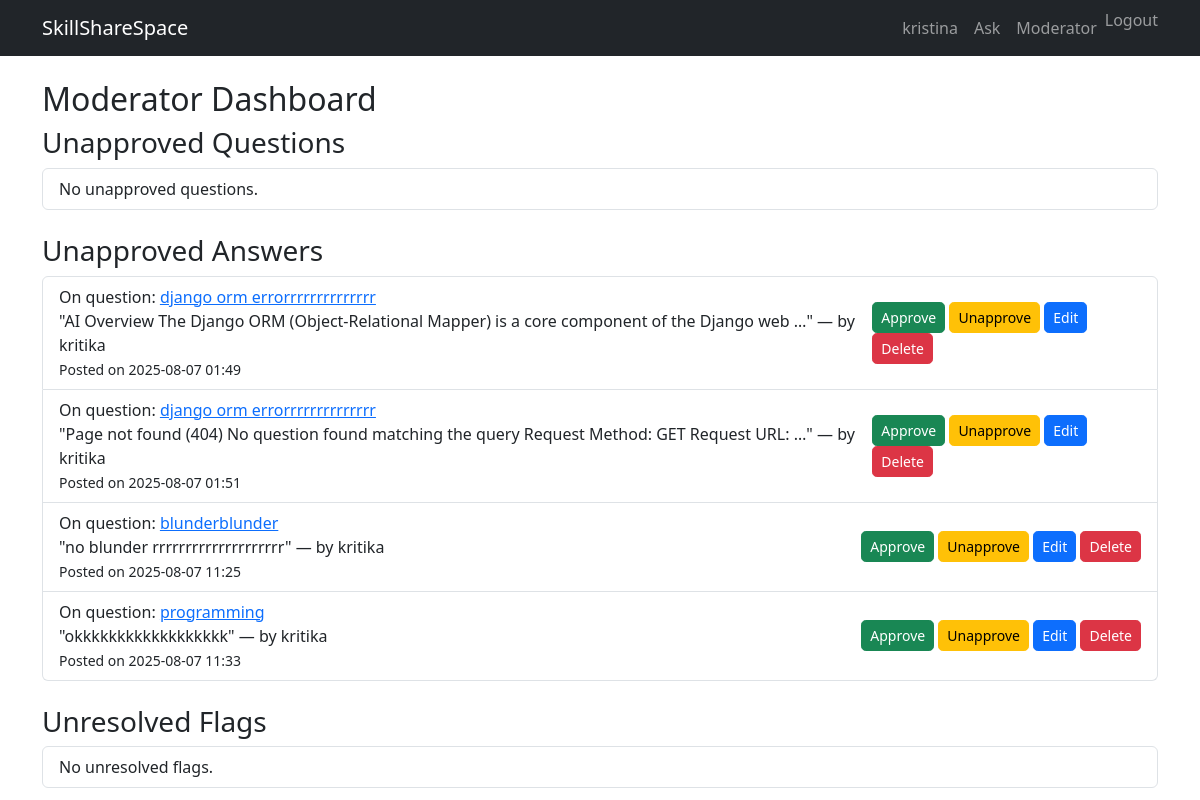
Page /moderator/ (signed in) on the earlier database version.
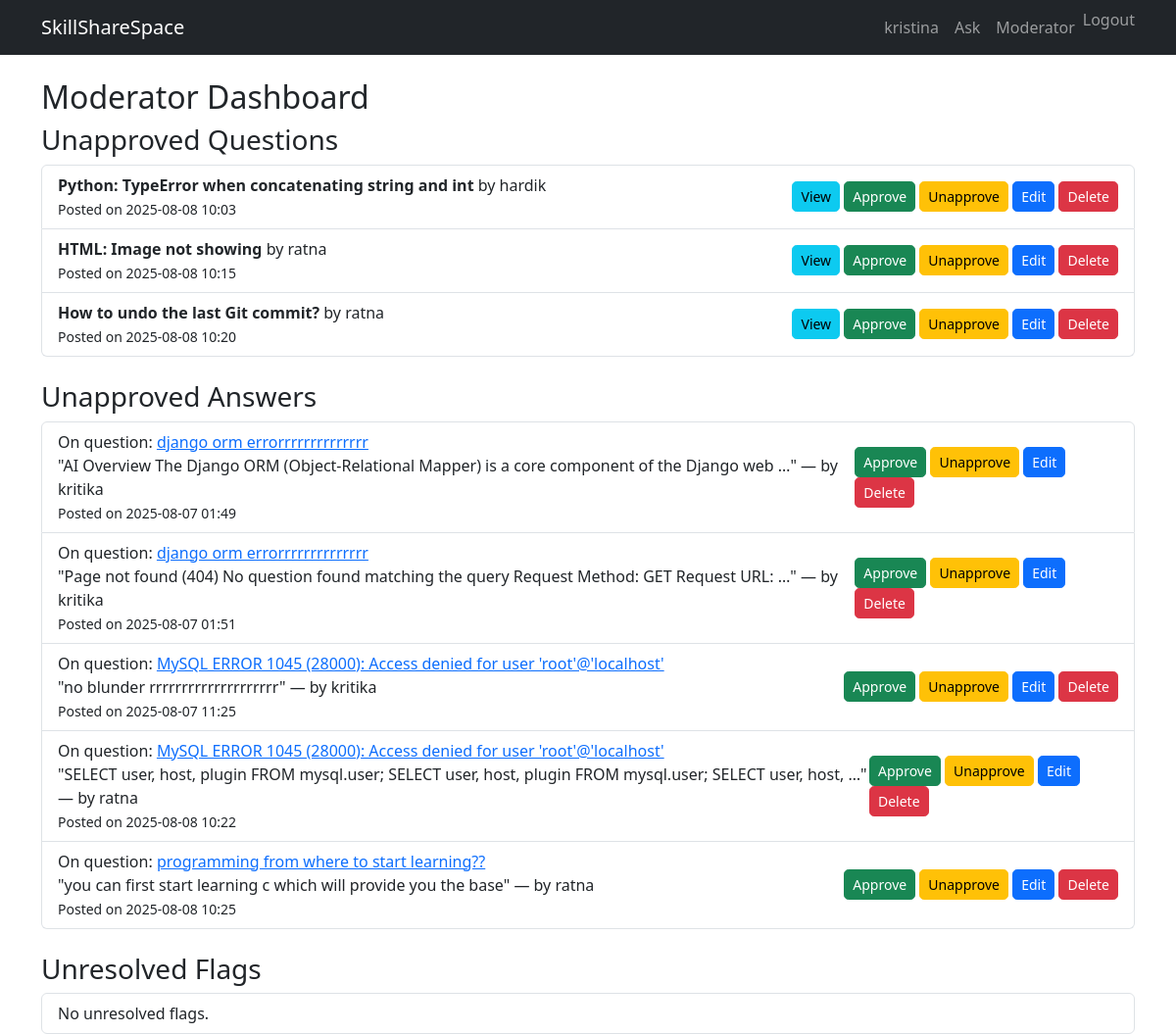
Same page on the later database version.
### skillsharespace_app/models.py (models this page shows, shortened)
class Answer(models.Model):
    question = models.ForeignKey(Question, related_name='answers', on_delete=models.CASCADE)
    body = models.TextField()
    author = models.ForeignKey(User, on_delete=models.CASCADE)
    created_at = models.DateTimeField(default=timezone.now)
    approved = models.BooleanField(default=False)

class Question(models.Model):
    title = models.CharField(max_length=255)
    body = models.TextField()
    created_at = models.DateTimeField(default=timezone.now)
    updated_at = models.DateTimeField(auto_now=True)
    author = models.ForeignKey(User, on_delete=models.CASCADE)
    approved = models.BooleanField(default=False)
    views = models.PositiveIntegerField(default=0)

### skillsharespace_app/views.py (the view)
# urls.py: path('moderator/', views.ModeratorDashboardView.as_view(), name='mod-dashboard'),
class ModeratorDashboardView(LoginRequiredMixin, UserPassesTestMixin, TemplateView):
    template_name = 'moderator/dashboard.html'
    def test_func(self):
        return self.request.user.is_staff
    def get_context_data(self, **kwargs):
        context = super().get_context_data(**kwargs)
        context['unapproved_questions'] = Question.objects.filter(approved=False)
        context['unapproved_answers'] = Answer.objects.filter(approved=False)
        context['unresolved_flags'] = Flag.objects.filter(resolved=False)
        return context

### templates/moderator/dashboard.html (shortened to what this page needs)
{% extends "qa/base.html" %}
{% block content %}
<h2>Moderator Dashboard</h2>
<h3>Unapproved Questions</h3>
<ul class="list-group mb-4">
    {% for question in unapproved_questions %}
    <li class="list-group-item d-flex justify-content-between align-items-center">
        <div>
            <strong>{{ question.title }}</strong> by {{ question.author.username }}
            <br>
            <small>Posted on {{ question.created_at|date:"Y-m-d H:i" }}</small>
        </div>
        <div>
            <a href="{% url 'question-detail' question.pk %}" class="btn btn-sm btn-info">View</a>
            <a href="{% url 'approve-question' question.pk %}" class="btn btn-sm btn-success">Approve</a>
            <a href="{% url 'unapprove-question' question.pk %}" class="btn btn-sm btn-warning">Unapprove</a>
            <a href="{% url 'moderator-question-edit' question.pk %}" class="btn btn-sm btn-primary">Edit</a>
            <a href="{% url 'question-delete' question.pk %}" class="btn btn-sm btn-danger">Delete</a>
        </div>
    </li>
    {% empty %}
    <li class="list-group-item">No unapproved questions.</li>
    {% endfor %}
</ul>
<h3>Unapproved Answers</h3>
<ul class="list-group mb-4">
    {% for answer in unapproved_answers %}
    <li class="list-group-item d-flex justify-content-between align-items-center">
        <div>
            On question: <a href="{% url 'question-detail' answer.question.pk %}">{{ answer.question.title }}</a><br>
            "{{ answer.body|truncatewords:15 }}" — by {{ answer.author.username }}<br>
            <small>Posted on {{ answer.created_at|date:"Y-m-d H:i" }}</small>
        </div>
        <div>
            <a href="{% url 'approve-answer' answer.pk %}" class="btn btn-sm btn-success">Approve</a>
            <a href="{% url 'unapprove-answer' answer.pk %}" class="btn btn-sm btn-warning">Unapprove</a>
            <a href="{% url 'moderator-answer-edit' answer.pk %}" class="btn btn-sm btn-primary">Edit</a>
            <a href="{% url 'moderator-answer-delete' answer.pk %}" class="btn btn-sm btn-danger">Delete</a>
        </div>
    </li>
    {% empty %}
    <li class="list-group-item">No unapproved answers.</li>
    {% endfor %}
</ul>
<h3>Unresolved Flags</h3>
<ul class="list-group">
    {% for flag in unresolved_flags %}
    <li class="list-group-item d-flex justify-content-between align-items-center">
        <div>
            Flagged: {{ flag.content_object }}<br>
            Reason: {{ flag.reason }}<br>
            <small>Flagged at {{ flag.created_at|date:"Y-m-d H:i" }}</small>
        </div>
        <div>
            {% if flag.content_type.model == "question" %}
                <a href="{% url 'question-detail' flag.object_id %}" class="btn btn-sm btn-info">View Question</a>
            {% elif flag.content_type.model == "answer" %}
                <a href="{% url 'question-detail' flag.content_object.question.pk %}" class="btn btn-sm btn-info">View Related Question</a>
            {% endif %}
            <a href="{% url 'resolve-flag' flag.id %}" class="btn btn-sm btn-success">Resolve Flag</a>
            <a href="{% url 'dismiss-flag' flag.id %}"class="btn btn-sm btn-warning">Dismiss</a>
        </div>
    </li>
    {% empty %}
    <li class="list-group-item">No unresolved flags.</li>
    {% endfor %}
</ul>
{% endblock %}

Differences in the rows shown:
removed Answer: question "programming", body "okkkkkkkkkkkkkkkkkk", author.username "kritika", created_at "2025-08-07 11:33"
added Question: title "Python: TypeError when concatenating string and int", author.username "hardik", created_at "2025-08-08 10:03"
added Question: title "HTML: Image not showing", author.username "ratna", created_at "2025-08-08 10:15"
added Question: title "How to undo the last Git commit?", author.username "ratna", created_at "2025-08-08 10:20"
changed through a linked row, Answer "no blunder rrrrrrrrrrrrrrrrrrrr": question "blunderblunder" → "MySQL ERROR 1045 (28000): Access denied for user 'root'@'localhost'"
added Answer: question "MySQL ERROR 1045 (28000): Access denied for user 'root'@'localhost'", body "SELECT user, host, plugin FROM mysql.user; SELECT user, host, plugin FROM mysql.user; SELECT user, host, …", author.username "ratna", created_at "2025-08-08 10:22"
added Answer: question "programming from where to start learning??", body "you can first start learning c which will provide you the base", author.username "ratna", created_at "2025-08-08 10:25"
Other differences:
text no longer shown: "No unapproved questions."
